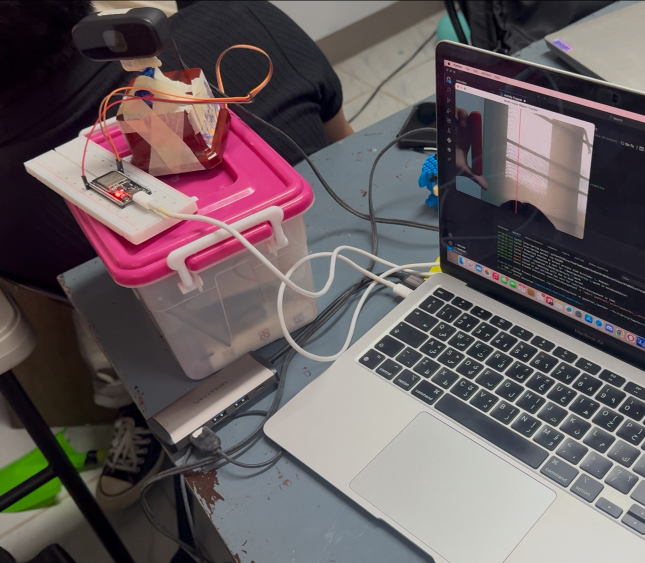
#> input picture dspPython/Activity5 Pic.jpeg, 1290 x 1125 px, given in place of the camera (shown at 1/2 size)
$ python Activity5.py
#> lines starting #> are read from the running program, lines starting #| are printed output that depends on the picture; after the words box and inside, x2 and y2 are one past the last pixel; in counts of white or black regions, pixels touching at a corner belong together
import cv2
import numpy as np
import serial
import time

ser = serial.Serial('COM3', 115200, timeout=1)
time.sleep(2)

camera_index = 1
cap = cv2.VideoCapture(camera_index, cv2.CAP_DSHOW)

if not cap.isOpened():
    raise RuntimeError(f"Camera at index {camera_index} could not be opened")

# HSV RANGE
lower_color = np.array([35, 100, 100])
upper_color = np.array([85, 255, 255])

frame_center = None
tolerance = 50
last_command = None
stable_count = 0
stable_threshold = 5

while True:
    ret, frame = cap.read()
#> frame is the input picture: shape (1125, 1290, 3); mean B, G, R 94.8, 92.2, 102.2
    if not ret:
        break

    frame = cv2.flip(frame, 1)
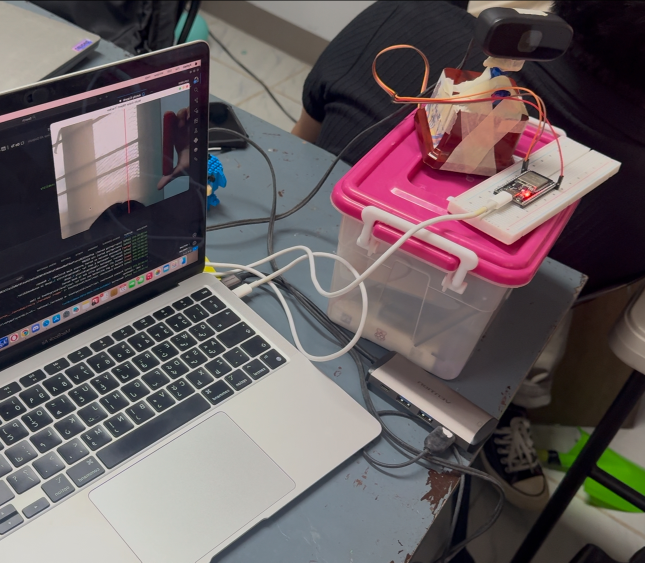
#> frame: shape (1125, 1290, 3) (shown at 1/2 size); mean B, G, R 94.8, 92.2, 102.2
    height, width, _ = frame.shape
#> height = 1125; width = 1290
    frame_center = width // 2
#> frame_center = 645

    # Convert to HSV
    hsv = cv2.cvtColor(frame, cv2.COLOR_BGR2HSV)
#> hsv: shape (1125, 1290, 3); mean H, S, V 84.7, 61.9, 107.3

    mask = cv2.inRange(hsv, lower_color, upper_color)
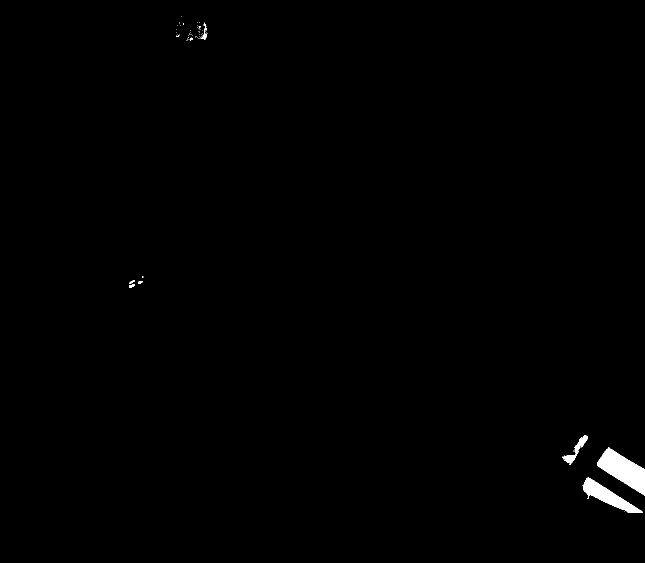
#> mask: shape (1125, 1290) (shown at 1/2 size); 0.57% white; 54 white regions (46 under 20 px)

    contours, _ = cv2.findContours(mask, cv2.RETR_EXTERNAL, cv2.CHAIN_APPROX_SIMPLE)
#> contours = 54 contours, 46 with area under 20; largest, box (x1, y1, x2, y2) and area: (1194, 895, 1290, 991) 4310, (1165, 955, 1286, 1026) 2617, (1124, 870, 1176, 930) 644, (399, 62, 415, 79) 64, (258, 569, 270, 576) 40, (259, 561, 270, 568) 24, (276, 562, 286, 568) 22, (407, 45, 414, 62) 20

    command = None
    if contours:

        c = max(contours, key=cv2.contourArea)
#> c = contour of 149 points, box (x1, y1, x2, y2) (1194, 895, 1290, 991), area 4310
        (x, y, w, h) = cv2.boundingRect(c)
#> x = 1194; y = 895; w = 96; h = 96

        cv2.rectangle(frame, (x, y), (x+w, y+h), (0,255,0), 2)

        obj_center_x = x + w // 2
#> obj_center_x = 1242

        cv2.line(frame, (obj_center_x, 0), (obj_center_x, height), (255,0,0), 2)
        cv2.line(frame, (frame_center, 0), (frame_center, height), (0,0,255), 2)
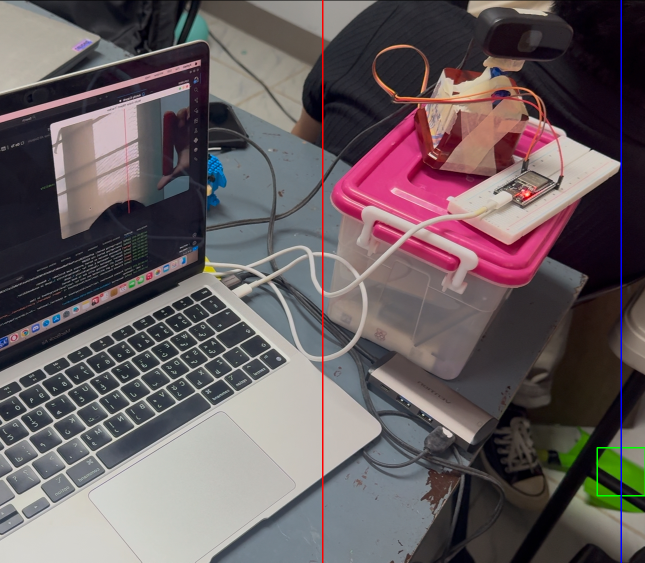
#> frame: shape (1125, 1290, 3) (shown at 1/2 size); mean B, G, R 95.1, 92, 102.4

        if obj_center_x < frame_center - tolerance:
            command = b'R'
        elif obj_center_x > frame_center + tolerance:
            command = b'L'
        else:
            command = b'C'


    if command is not None:
        if command == last_command:
            stable_count += 1
        else:
            stable_count = 0
        if stable_count >= stable_threshold:
            ser.write(command)
            print(f"Sent: {command.decode()}")
            stable_count = 0
        last_command = command

    cv2.imshow("Color Tracker", frame)

    key = cv2.waitKey(1)
#> (key Esc is pressed here)
    if key == 27:
        break

cap.release()
cv2.destroyAllWindows()
ser.close()

$ run again, on dspPython/activity 5.jpeg
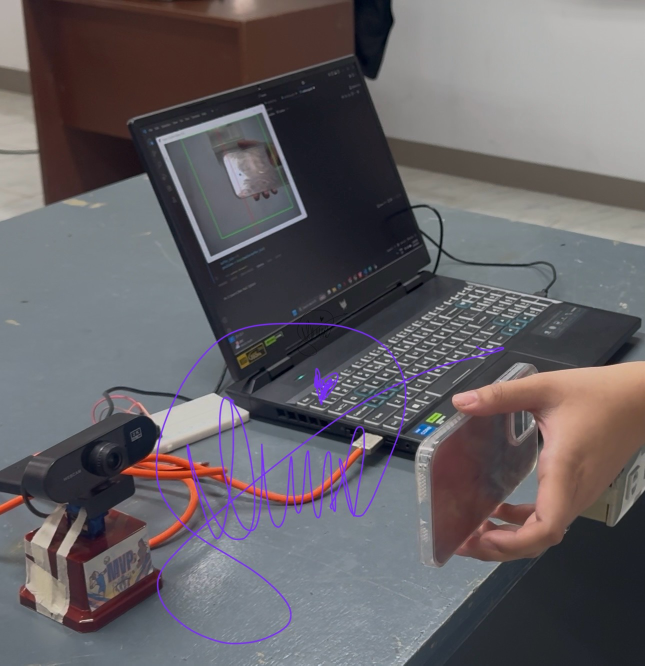
#> input picture dspPython/activity 5.jpeg, 1290 x 1331 px, given in place of the camera (shown at 1/2 size)
#> frame is the input picture: shape (1331, 1290, 3); mean B, G, R 101.2, 97.1, 101.3
#> hsv: shape (1331, 1290, 3); mean H, S, V 81.7, 47.7, 109.8
#> `mask = cv2.inRange(hsv, lower_color, upper_color)`:
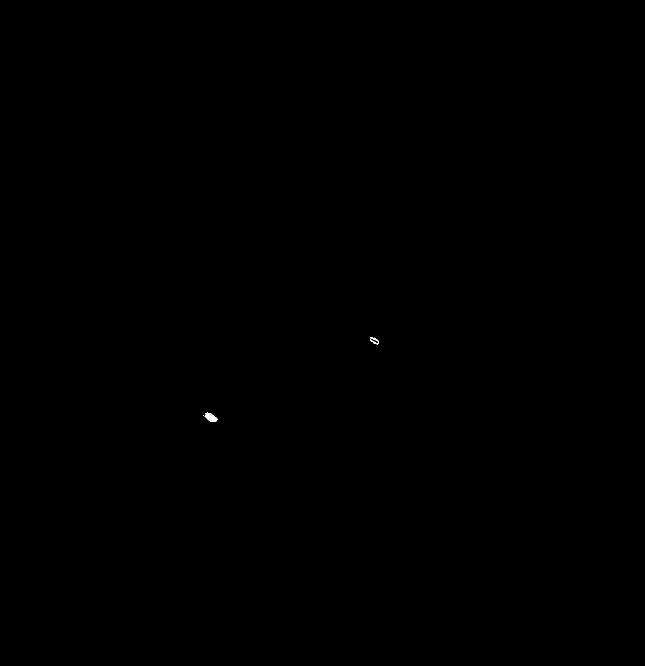
#> mask: shape (1331, 1290) (shown at 1/2 size); 0.02% white; 4 white regions (2 under 20 px)
#> contours = 4 contours, 2 with area under 20; largest, box (x1, y1, x2, y2) and area: (410, 825, 436, 844) 254, (740, 674, 758, 689) 64
#> c = contour of 27 points, box (x1, y1, x2, y2) (410, 825, 436, 844), area 254
#> x = 410; y = 825; w = 26; h = 19
#> obj_center_x = 423
#> `cv2.line(frame, (frame_center, 0), (frame_center, height), (0,0,255), 2)`:
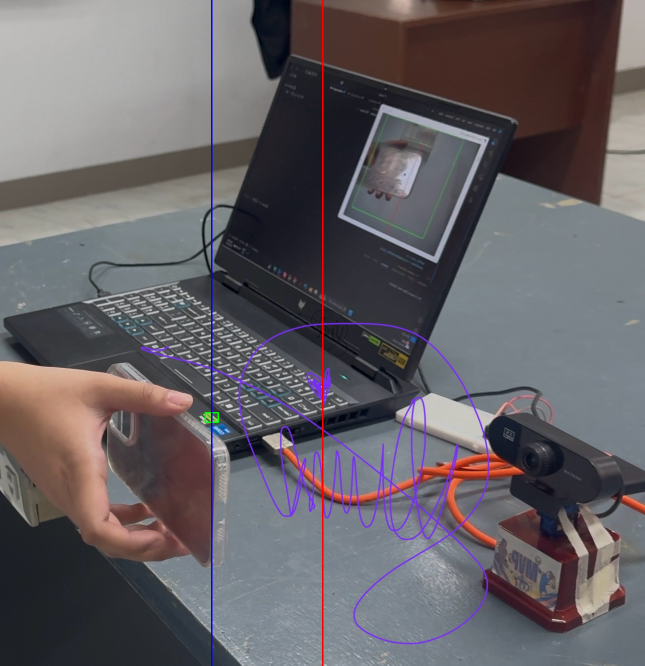
#> frame: shape (1331, 1290, 3) (shown at 1/2 size); mean B, G, R 101.3, 96.7, 101.5
